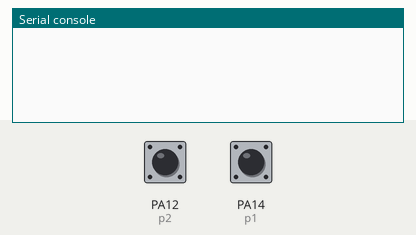
Recording of a program running on a simulated pyboard running MicroPython. Parts: the last lines printed to the serial console. Inputs (shaded band) come from the test bench; at power-on: PA12 (p2) HIGH, PA14 (p1) HIGH. Library files of the repository ran but are not shown: usched.py.

Above: at 1.2 s.
1.3 s: PA12 (p2) pulled LOW for 0.15 s
At 2.3 s:
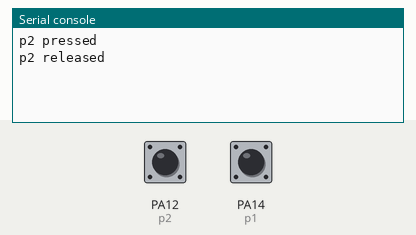
2.9 s: PA14 (p1) pulled LOW for 0.15 s
At 3.03 s:
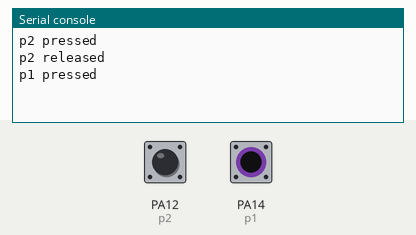

The program:

switchtest.py
```python
from usched import Sched, wait
from switch import Switch
from machine import Pin

p1 = Pin(14, Pin.IN, Pin.PULL_UP)
p2 = Pin(12, Pin.IN, Pin.PULL_UP)
objSched = Sched()

def p1Pressed(*args):
    print("p1 pressed ")
def p1Released(*args):
    print("p1 released ")
def p2Pressed(*args):
    print("p2 pressed ")
def p2Released(*args):
    print("p2 released ")

s1 = Switch(objSched, p1, close_func = p1Pressed, open_func = p1Released)
s2 = Switch(objSched, p2, close_func = p2Pressed, open_func = p2Released)
objSched.run()
```

switch.py
```python
from usched import Timeout

class Switch(object):
    DEBOUNCETIME = 0.02
    def __init__(self, objSched, pin, close_func=None, close_func_args=(), open_func=None, open_func_args=()):
        self.pin = pin
        self.close_func = close_func
        self.close_func_args = close_func_args
        self.open_func = open_func
        self.open_func_args = open_func_args
        self.switchstate = self.pin.value()
        objSched.add_thread(self.switchcheck())

    def __call__(self):
        return self.switchstate

    def switchcheck(self):
        wf = Timeout(Switch.DEBOUNCETIME)
        while True:
            state = self.pin.value()
            if state != self.switchstate:
                self.switchstate = state
                if state == 0 and self.close_func:
                    self.close_func(*self.close_func_args)
                elif state == 1 and self.open_func:
                    self.open_func(*self.open_func_args)
            yield wf()
```

Measured:
- after the input at 1.3 s, the serial console: prints a new line at once (image 1)
- after the input at 2.9 s, the serial console: prints a new line at once (image 2)
